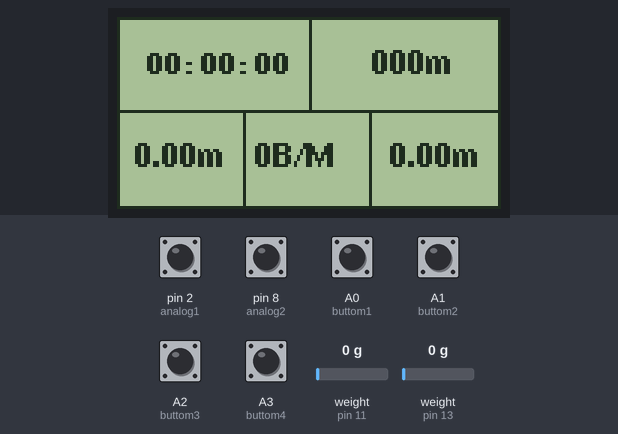
Bench run of a sketch on a simulated Arduino Uno, built with avr-gcc and run on an emulated ATmega328P. Parts: 128×64 one-colour display. The inputs (shaded band) are chosen by the test bench; at power-on: pin 2 (analog1), pin 8 (analog2) HIGH, A0 (buttom1), A1 (buttom2), A2 (buttom3), A3 (buttom4) LOW, weight on the scale (sensors on pin 11, pin 13) 0 g. What the sketch prints to the serial monitor is not drawn.

Above: at 12.1 s.
12.2 s: A0 (buttom1) pulled HIGH for 1.5 s
At 13.3 s:
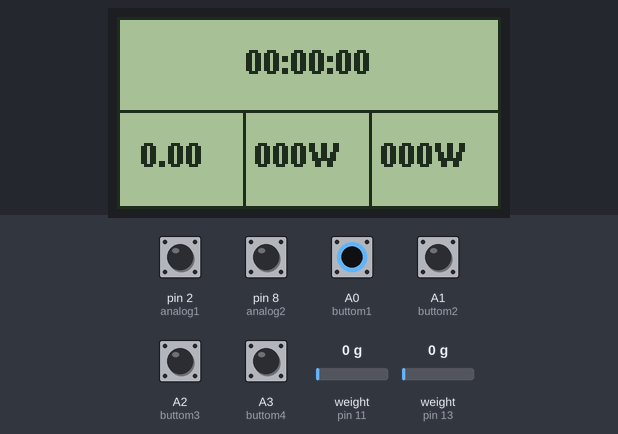
15.2 s: A0 (buttom1) pulled HIGH for 1.5 s
At 17.8 s:
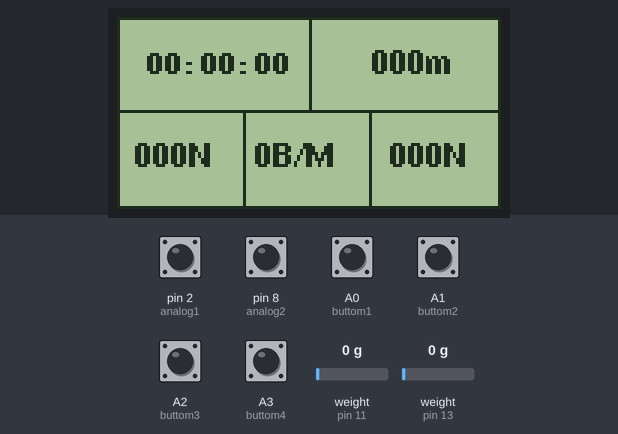
18.2 s: A1 (buttom2) pulled HIGH for 1.5 s
At 21.9 s:
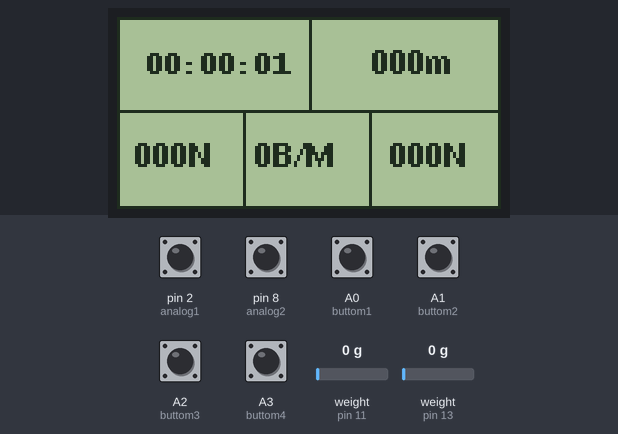
23.6 s: weight on the scale (sensor on pin 11) set to 100 g
At 25.3 s:
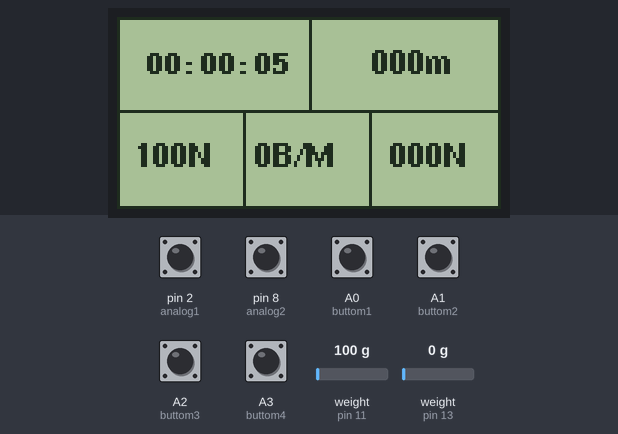
27.5 s: weight on the scale (sensor on pin 13) set to 1250 g
At 31.3 s:
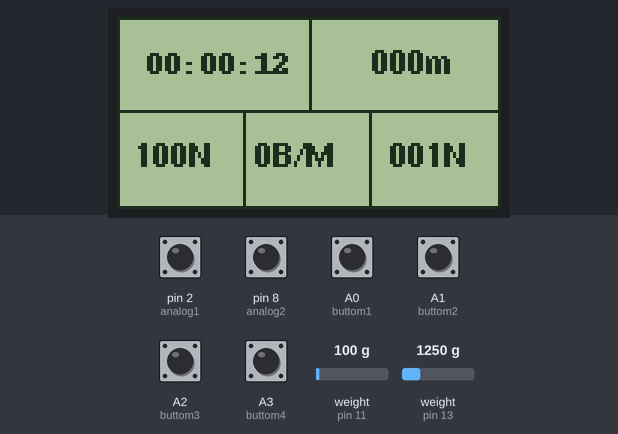
31.4 s: A3 (buttom4) pulled HIGH for 1.5 s
At 33.7 s:
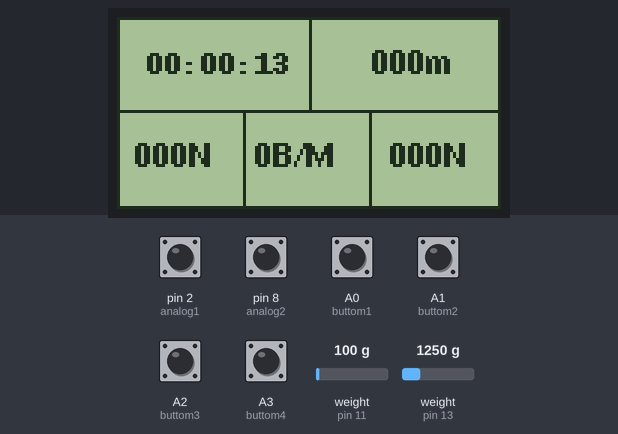
Timing chart, 0 to 35.2 s (numbered marks = the images above; inputs shaded):
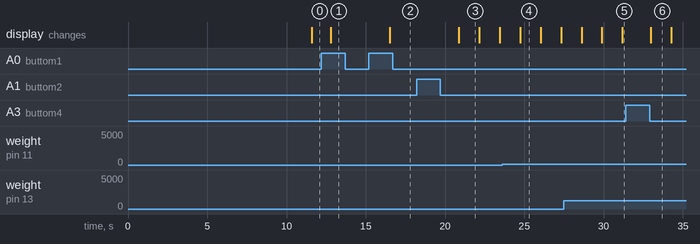

Measured:
- after the input at 12.2 s, the display: changes after 0.60 s (image 1)
- after the input at 15.2 s, the display: changes after 1.3 s (image 2)
- after the input at 18.2 s, the display: changes after 2.7 s (image 3)
- what the display in image 3 shows lasts 1.3 s, from 20.9 s to 22.2 s

The sketch:

LCD.ino
```cpp
#include <U8glib.h>
#include <HX711_ADC.h>
#include <stdio.h>
#include <PinChangeInterrupt.h>

#define analog1 2
#define D01 3
#define analog2 8
#define D02 9

#define buttom1 A0 // Passar telas
byte b1 = LOW; // variavel para o nivel lógico
#define buttom2 A1 // Start
byte b2_est = LOW;
byte b2_est_cont = LOW;
#define buttom3 A2
byte b3_est = LOW;
#define buttom4 A3
byte b4_est = LOW;
unsigned long last_time;
unsigned long time_old2;
unsigned long current_time;

U8GLIB_ST7920_128X64_1X u8g( 6, 5, 4, 7);

uint8_t draw_state1 = 0;
float BPM; //Beats per minutes
float br; // irá armazenar o numero de braçaas a cada 100m
// char de mensagens para o LCD
char timer[100];
char distR[10];
char distL[10];
char distT[10];
char bpm[10];
float pace;
char potT[10];
char potM[10];
char potR[10];
char potL[10];
char newtonR[10];
char newtonL[10];

char chardistR[10];
char chardistL[10];
String strdistR;
String strdistL;

char charbpm[10];
String strbpm;

char charpace[10];
String strpace;

int intpotT;
int intpotM;

int intload1;
int intload2;

char charpotR[10];
String strpotR;

char charpotL[10];
String strpotL;

// end
int cb1 = 0;

float raio = 0.5; // em metros
float ppv = 20; // quantidade de furos em uma volta
float dist_r = 0; //distância a cada braçada direita
float dist_l = 0; //distância a cada braçada esquerda
float dist_t = 0; // distância total
int intdist_t;
float load1;
float load2;

char char_distR[10];
char char_distL[10];

float pot_t; //potência total
float pot_m; //potência média
float pot_r;
float pot_l;
int count; // contador de braçadas
int count_t; //contaddor total

float minutes;
unsigned long minutes2;
float dist_p;

volatile byte pulsos_r = 0; //pulsos momentaneos direito
unsigned long pulsos_r2 = 0; //pulsos totais direitos
volatile byte pulsos_l = 0; //pulsos momentaneos esquerdo
unsigned long pulsos_l2 = 0; //pulsos totais esquerdos
unsigned long timeold = 0;

const int HX711_dout_1 = 13; //mcu > HX711 no 1 dout pin
const int HX711_sck_1 = 12; //mcu > HX711 no 1 sck pin
const int HX711_dout_2 = 11; //mcu > HX711 no 2 dout pin
const int HX711_sck_2 = 10; //mcu > HX711 no 2 sck pin
HX711_ADC LoadCell_1(HX711_dout_1, HX711_sck_1); //HX711 1
HX711_ADC LoadCell_2(HX711_dout_2, HX711_sck_2); //HX711 2
float calibrationValue_1; // calibration value load cell 1
float calibrationValue_2; // calibration value load cell 2

void config_lcd(){
    b2_est = digitalRead(buttom2);
    b3_est = digitalRead(buttom3);
    b4_est = digitalRead(buttom4);

    if(b2_est == HIGH){

        b2_est_cont = HIGH;
        delay(500);
      }
    if(b3_est == HIGH){

        b2_est_cont = LOW;
        delay(500);
      }
  }
void zero_point(){

    pace = 0;
      strpace = String(pace,2);
      strpace.toCharArray(charpace, 10);

    BPM = 0;
      dtostrf(BPM,1, 0, bpm);
      strbpm = String(bpm) + "B/M";
      strbpm.toCharArray(charbpm, 10);

    intload1 = 0;
      sprintf(newtonR, "%03dN", intload1);
    intload2 = 0;
      sprintf(newtonL, "%03dN", intload2);

    dist_r = 0;
      strdistR = String(dist_r, 2) + "m";
      strdistR.toCharArray(chardistR, 10);
    dist_l = 0;
      strdistR = String(dist_l, 2) + "m";
      strdistR.toCharArray(chardistL, 10);
    intdist_t = 0;
    sprintf(distT, "%03dm", intdist_t);

    intpotT= 0;
    sprintf(potT, "%03dW", intpotT);

    intpotM = 0;
    sprintf(potM, "%03dW", intpotM);

    pot_r = 0;
    dtostrf(pot_r,3, 0, potR);
    strpotR = String(potR) + "W";
    strpotR.toCharArray(charpotR, 10);

    pot_l = 0;
    dtostrf(pot_l,3, 0, potL);
    strpotL = String(potL) + "W";
    strpotL.toCharArray(charpotL, 10);

    dist_t = 0;
    minutes2 = 0;
    dist_p = 0;
    pulsos_r2 = 0;
    pulsos_l2 = 0;
    count_t = 0;
   }
void contador_r(){
    pulsos_r++;
    pulsos_r2++;
}
void contador_l(){
    pulsos_l++;
    pulsos_l2++;
}

void loadcell_start(){

  calibrationValue_1 = 22542.00;
  calibrationValue_2 = 2254.00;

  LoadCell_1.begin();
  LoadCell_2.begin();
  long stabilizingtime = 5000; // tare preciscion can be improved by adding a few seconds of stabilizing time
  boolean _tare = true; //set this to false if you don't want tare to be performed in the next step


  LoadCell_1.start(stabilizingtime, _tare);
  LoadCell_2.start(stabilizingtime, _tare);

  LoadCell_1.setCalFactor(calibrationValue_1); // user set calibration value (float)
  LoadCell_2.setCalFactor(calibrationValue_2); // user set calibration value (float)
  Serial.println("Startup is complete");
}

int intHours;
int intMinutes;
int intSeconds;

unsigned long cronometer;
unsigned long milliSecondsInSecond = 1000;
unsigned long milliSecondsInMinute = 60000;
unsigned long milliSecondsInHour = 3600000;


void computeHMS(unsigned long duration) { // função do cronometro

  float floatHours;
  float floatMinutes;
  float floatSeconds;

  intHours = 0;
  intMinutes = 0;
  intSeconds = 0;

  if (duration >= 1000) {
      floatSeconds = duration / milliSecondsInSecond % 60;
      intSeconds = floatSeconds;

      floatMinutes = duration / milliSecondsInMinute % 60;
      intMinutes = floatMinutes;

      floatHours = duration / milliSecondsInHour % 24;
      intHours = floatHours;

  }
  sprintf(timer, "%02d:%02d:%02d", intHours, intMinutes, intSeconds);
  delay(500);
}

void disp_graph_init();             //função de inicialização do display
void u8g_frame();
void draw();

void disp_graph_init()
{
  if ( u8g.getMode() == U8G_MODE_R3G3B2 ) {
    u8g.setColorIndex(255);     //branco
  }
  else if ( u8g.getMode() == U8G_MODE_GRAY2BIT ) {
    u8g.setColorIndex(3);         //máxima intensidade
  }
  else if ( u8g.getMode() == U8G_MODE_BW ) {
    u8g.setColorIndex(1);         // pixel on
  }
  else if ( u8g.getMode() == U8G_MODE_HICOLOR ) {
    u8g.setHiColorByRGB(255,255,255);
  }
}
void u8g_frame() {
  u8g.drawRFrame(0, 0,65,32, 0);
  u8g.setFont(u8g_font_courB08);
  u8g.drawStr(10,19, timer);
  u8g.drawRFrame(64, 0,64,32, 0);
  u8g.setFont(u8g_font_helvB08);
  u8g.drawStr(85,19, distT);
  u8g.drawRFrame(0, 31,43,33,  0);
  u8g.setFont(u8g_font_helvB08);
  u8g.drawStr(6,50, chardistL);
  u8g.drawRFrame(42, 31,43,33, 0);
  u8g.setFont(u8g_font_helvB08);
  u8g.drawStr(46,50, charbpm);
  u8g.drawRFrame(84, 31,44,33, 0);
  u8g.setFont(u8g_font_helvB08);
  u8g.drawStr(91,50, chardistR);


}
void u8g_frame2(){
  u8g.drawRFrame(0, 0,128,32, 0);
  u8g.drawStr(43,19, timer);
  u8g.drawRFrame(0, 31,43,33,  0);
  u8g.drawStr(8,50, charpace);
  u8g.drawRFrame(42, 31,43,33, 0);
  u8g.setFont(u8g_font_helvB08);
  u8g.drawStr(46,50, potT);
  u8g.drawRFrame(84, 31,44,33, 0);
  u8g.setFont(u8g_font_helvB08);
  u8g.drawStr(88,50, potM);

  }
void u8g_frame3() {
  u8g.drawRFrame(0, 0,65,32, 0);
  u8g.setFont(u8g_font_courB08);
  u8g.drawStr(10,19, timer);
  u8g.drawRFrame(64, 0,64,32, 0);
  u8g.setFont(u8g_font_helvB08);
  u8g.drawStr(85,19, distT);
  u8g.drawRFrame(0, 31,43,33,  0);
  u8g.setFont(u8g_font_helvB08);
  u8g.drawStr(6,50, newtonL);
  u8g.drawRFrame(42, 31,43,33, 0);
  u8g.setFont(u8g_font_helvB08);
  u8g.drawStr(46,50, charbpm);
  u8g.drawRFrame(84, 31,44,33, 0);
  u8g.setFont(u8g_font_helvB08);
  u8g.drawStr(91,50, newtonR);


}
void u8g_frame4() {
  u8g.drawRFrame(0, 0,128,32, 0);
  u8g.drawStr(43,19, timer);
  u8g.drawRFrame(0, 31,43,33,  0);
  u8g.drawStr(5,50, charpotL);
  u8g.drawRFrame(42, 31,43,33, 0);
  u8g.setFont(u8g_font_helvB08);
  u8g.drawStr(46,50, potT);
  u8g.drawRFrame(84, 31,44,33, 0);
  u8g.setFont(u8g_font_helvB08);
  u8g.drawStr(88,50, charpotR);
}

void draw1(int a){
  switch(a){
    case 0: u8g_frame(); break;
    case 1: u8g_frame2(); break;
    case 2: u8g_frame3(); break;
    case 3: u8g_frame4(); break;
    }
  }
void next_screen(){
  b1 = digitalRead(buttom1);
  if (b1 == HIGH) {
      draw_state1 = draw_state1 + 1;
      if(draw_state1 >3)
      draw_state1 = 0;
    }
        u8g.firstPage();
        do {
        draw1(draw_state1);
         }
        while( u8g.nextPage() );
    delay(500);
  }


void setup()
{
    Serial.begin(115200);
    pinMode(buttom1, INPUT);
    pinMode(buttom2, INPUT);
    disp_graph_init();
    loadcell_start();
    pinMode(D01, INPUT);
    pinMode(analog1, INPUT);
    pinMode(D02, INPUT);
    pinMode(analog2, INPUT);
    attachInterrupt(digitalPinToInterrupt(analog1), contador_r, FALLING);
    attachPinChangeInterrupt(analog2, contador_l, FALLING);
    zero_point();


}

void loop()
{

  computeHMS(cronometer);
  config_lcd();
  Serial.print("Estado do botão2:");
  Serial.println(b2_est);
  Serial.print("Estado do botão fixo:");
  Serial.println(b2_est_cont);
  Serial.print("Estado do botão3:");
  Serial.println(b3_est);
  Serial.print("Estado do botão4:");
  Serial.println(b4_est);

  if(millis() - timeold >= 100 && b2_est_cont == HIGH){
    current_time = millis();
    cronometer = current_time + last_time - time_old2;
    minutes2 = current_time - time_old2;
    //Começo da contagem de pulsos
    detachInterrupt(digitalPinToInterrupt(analog1));
    detachInterrupt(analog2);
    //final da contagem de pulso
     LoadCell_1.update();
     LoadCell_2.update();
    //começo da load cell


    load1 = LoadCell_1.getData();
    if(load1 < 0){
      load1 = 0;
      };
    intload1 = load1;
    sprintf(newtonR, "%03dN", intload1);

    load2 = LoadCell_2.getData();
    if(load2 < 0){
      load2 = 0;
      };
    intload2 = load2;
    sprintf(newtonL, "%03dN", intload2);
    //fim da load cell
    //Calculos necessários
//    Serial.print("Peso direito:");
//    Serial.println(load1);
//    Serial.print("Peso Esquerdo");
//    Serial.println(load2);

    dist_r = (pulsos_r/ppv)*(3.14*raio);
    dist_p += dist_r;
    strdistR = String(dist_r, 2) + "m";
    strdistR.toCharArray(chardistR, 10);
    delay(10);
    dist_l = (pulsos_l/ppv)*(3.14*raio);
    strdistL = String(dist_l, 2) + "m";
    strdistL.toCharArray(chardistL, 10);
    delay(10);

//    Serial.print("pulso direita:");
//    Serial.println(pulsos_r);
//    Serial.print("Pulso esquerda:");
//    Serial.println(pulsos_l);
//    Serial.print("Distancia direita:");
//    Serial.println(dist_r);
//    Serial.print("Distancia esquerda:");
//    Serial.println(dist_l);
//
//    Serial.print("Distancia direita2:");
//    Serial.print(strdistR);
//    Serial.println(chardistR);
//    Serial.print("Distancia esquerda2:");
//    Serial.print(strdistL);
//    Serial.println(chardistL);

    dist_t = ((pulsos_r2 + pulsos_l2)/ppv)*(3.14*raio);
    intdist_t = dist_t;
    sprintf(distT, "%03dm", intdist_t);

    pot_t = (load1 + load2)*(dist_r + dist_l);
    intpotT= pot_t;
    sprintf(potT, "%03dW", intpotT);

    pot_m = pot_t/2;
    intpotM = pot_m;
    sprintf(potM, "%03dW", intpotM);

    pot_r = load1*dist_r;
    dtostrf(pot_r,3, 0, potR);
    strpotR = String(potR) + "W";
    strpotR.toCharArray(charpotR, 10);

    pot_l = load2*dist_l;
    dtostrf(pot_l,3, 0, potL);
    strpotL = String(potL) + "W";
    strpotL.toCharArray(charpotL, 10);

    if(pulsos_r > 20 or pulsos_l > 20){
      count++;
      }
    timeold = millis();
    pulsos_r = 0;
    pulsos_l = 0;
    count_t++;
    attachInterrupt(digitalPinToInterrupt(analog1), contador_r, FALLING);
    attachPinChangeInterrupt(analog2, contador_l, FALLING);

    if(count_t >=6){

      BPM = (count)*60;
      dtostrf(BPM,1, 0, bpm);
      strbpm = String(bpm) + "B/M";
      strbpm.toCharArray(charbpm, 10);
      count_t = 0;
      count = 0;

      };

    if(dist_p >= 100){

      minutes = float(minutes2) / float(milliSecondsInMinute);

      pace = (minutes)/(dist_p);

      minutes2 = 0;
      dist_p = 0.1;
      strpace = String(pace,2);
      strpace.toCharArray(charpace, 10);
      };
    }
    if(b2_est_cont == LOW){
      time_old2 = millis();
      last_time = cronometer;
        if(b4_est == HIGH){
            zero_point();
            cronometer = 0;
            last_time = 0;
            time_old2 = current_time;
          }
      }
    if(b4_est == HIGH){
        zero_point();
        last_time = 0;
        time_old2 = current_time;
        delay(500);

      }
  next_screen();
  Serial.print(minutes2);
}
```
